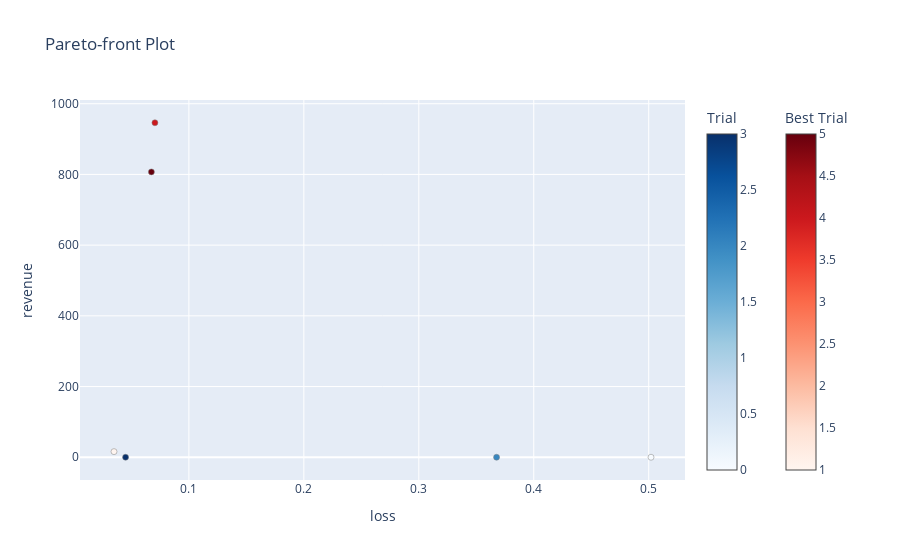

This figure's notebook cell:
### Code cell
optuna.visualization.plot_pareto_front(study, target_names=["loss", "revenue"])

### Figure 1 — Plotly figure (JSON) as saved in the notebook; plotly's stock layout.template omitted (floating-point values rounded to 4 significant figures)
{"data": [{"hovertemplate": "%{text}<extra>Trial</extra>", "marker": {"color": [0, 2, 3], "colorbar": {"title": {"text": "Trial"}}, "colorscale": [[0, "rgb(247,251,255)"], [0.125, "rgb(222,235,247)"], [0.25, "rgb(198,219,239)"], [0.375, "rgb(158,202,225)"], [0.5, "rgb(107,174,214)"], [0.625, "rgb(66,146,198)"], [0.75, "rgb(33,113,181)"], [0.875, "rgb(8,81,156)"], [1, "rgb(8,48,107)"]], "line": {"color": "Grey", "width": 0.5}}, "mode": "markers", "showlegend": false, "text": ["{<br>  \"number\": 0,<br>  \"values\": [<br>    0.5019892454147339,<br>    0.0<br>  ],<br>  \"params\": {<br>    \"linlin_weight\": 0.2,<br>    \"learning_rate\": 0.06351221010640701,<br>    \"train_epochs\": 2,<br>    \"seq_len\": 84,<br>    \"label_seq_len_ratio\": 0.45<br>  }<br>}", "{<br>  \"number\": 2,<br>  \"values\": [<br>    0.3676503300666809,<br>    0.0<br>  ],<br>  \"params\": {<br>    \"linlin_weight\": 0.055,<br>    \"learning_rate\": 0.07579479953348005,<br>    \"train_epochs\": 2,<br>    \"seq_len\": 63,<br>    \"label_seq_len_ratio\": 0.47500000000000003<br>  }<br>}", "{<br>  \"number\": 3,<br>  \"values\": [<br>    0.04492304474115372,<br>    0.05<br>  ],<br>  \"params\": {<br>    \"linlin_weight\": 0.12000000000000001,<br>    \"learning_rate\": 0.00016480446427978953,<br>    \"train_epochs\": 2,<br>    \"seq_len\": 77,<br>    \"label_seq_len_ratio\": 0.5<br>  }<br>}"], "type": "scatter", "x": [0.502, 0.3677, 0.04492], "y": [0, 0, 0.05]}, {"hovertemplate": "%{text}<extra>Best Trial</extra>", "marker": {"color": [1, 4, 5], "colorbar": {"title": {"text": "Best Trial"}, "x": 1.1, "xpad": 40}, "colorscale": [[0, "rgb(255,245,240)"], [0.125, "rgb(254,224,210)"], [0.25, "rgb(252,187,161)"], [0.375, "rgb(252,146,114)"], [0.5, "rgb(251,106,74)"], [0.625, "rgb(239,59,44)"], [0.75, "rgb(203,24,29)"], [0.875, "rgb(165,15,21)"], [1, "rgb(103,0,13)"]], "line": {"color": "Grey", "width": 0.5}}, "mode": "markers", "showlegend": false, "text": ["{<br>  \"number\": 1,<br>  \"values\": [<br>    0.03485226258635521,<br>    15.92<br>  ],<br>  \"params\": {<br>    \"linlin_weight\": 0.11,<br>    \"learning_rate\": 1.7073967431528103e-05,<br>    \"train_epochs\": 2,<br>    \"seq_len\": 91,<br>    \"label_seq_len_ratio\": 0.7000000000000001<br>  }<br>}", "{<br>  \"number\": 4,<br>  \"values\": [<br>    0.07045005261898041,<br>    946.16<br>  ],<br>  \"params\": {<br>    \"linlin_weight\": 0.295,<br>    \"learning_rate\": 3.613894271216525e-05,<br>    \"train_epochs\": 1,<br>    \"seq_len\": 70,<br>    \"label_seq_len_ratio\": 0.5750000000000001<br>  }<br>}", "{<br>  \"number\": 5,<br>  \"values\": [<br>    0.06738452613353729,<br>    807.17<br>  ],<br>  \"params\": {<br>    \"linlin_weight\": 0.365,<br>    \"learning_rate\": 6.290644294586152e-05,<br>    \"train_epochs\": 2,<br>    \"seq_len\": 84,<br>    \"label_seq_len_ratio\": 0.4<br>  }<br>}"], "type": "scatter", "x": [0.03485, 0.07045, 0.06738], "y": [15.92, 946.2, 807.2]}], "layout": {"title": {"text": "Pareto-front Plot"}, "xaxis": {"title": {"text": "loss"}}, "yaxis": {"title": {"text": "revenue"}}}}
